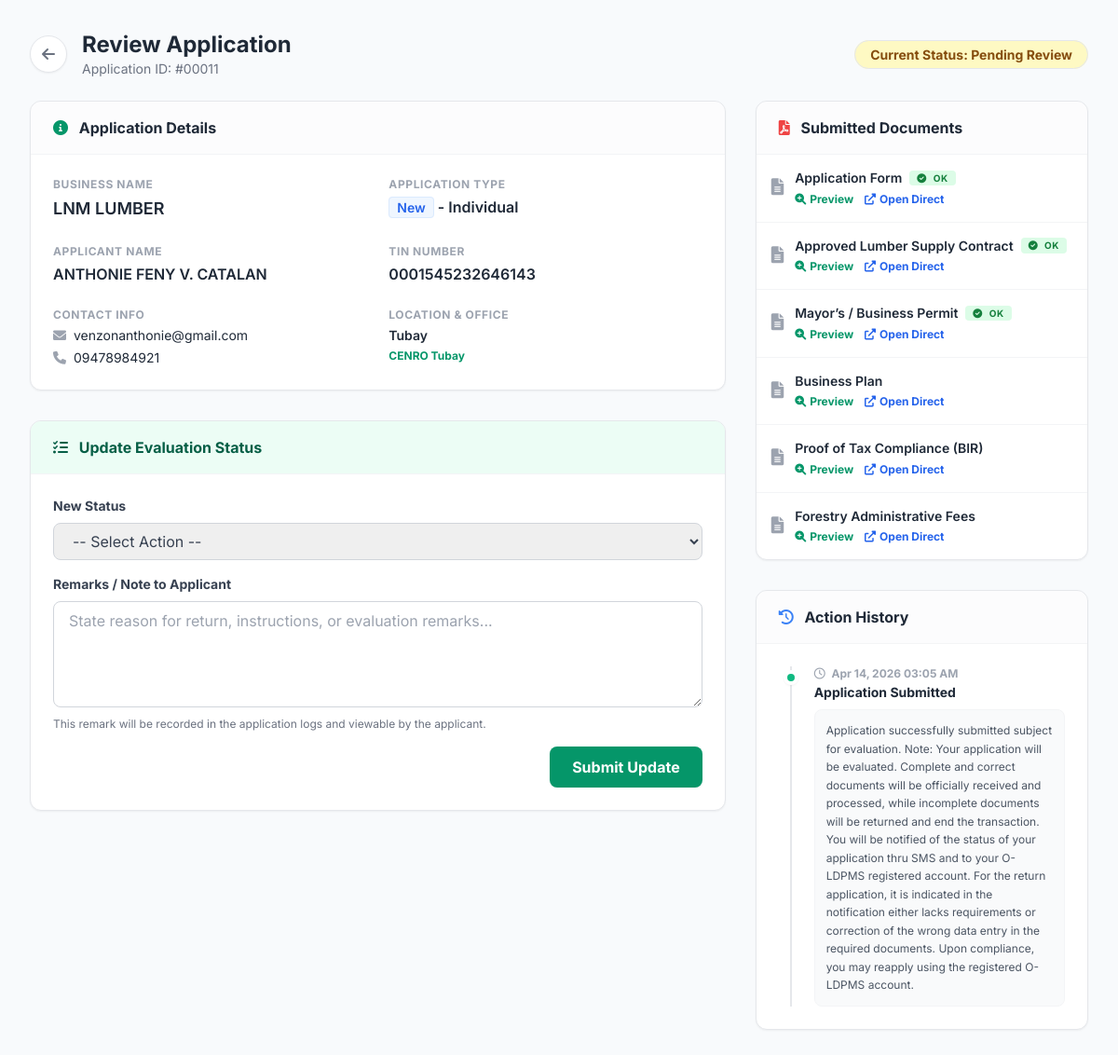
The app's page /view_application.php?id=11 (signed in) with its own data.
### tables this page shows
CREATE TABLE `permit_applications` (
  `app_id` int(11) NOT NULL,
  `client_id` int(11) NOT NULL,
  `app_type` varchar(50) NOT NULL,
  `applicant_type` varchar(50) NOT NULL,
  `business_name` varchar(255) NOT NULL,
  `tin_number` varchar(50) NOT NULL,
  `reference_number` varchar(100) DEFAULT NULL,
  `province_id` varchar(20) DEFAULT NULL,
  `muncity_id` varchar(20) DEFAULT NULL,
  `brgy_id` varchar(20) DEFAULT NULL,
  `zip_code` varchar(20) DEFAULT NULL,
  `street_address` text DEFAULT NULL,
  `status` varchar(50) DEFAULT 'Pending Review',
  `date_submitted` datetime DEFAULT current_timestamp()
);

CREATE TABLE `user_client` (
  `client_id` int(11) NOT NULL,
  `firstname` varchar(50) NOT NULL,
  `mid_name` varchar(50) NOT NULL,
  `lastname` varchar(50) NOT NULL,
  `email` varchar(100) NOT NULL,
  `profile_picture` varchar(255) DEFAULT NULL,
  `verification_token` varchar(255) DEFAULT NULL,
  `password` text NOT NULL,
  `mobilenum` text NOT NULL,
  `comp_id_upload` longtext NOT NULL,
  `govt_id_upload` longtext NOT NULL,
  `auth_letter` longtext NOT NULL,
  `password_unhashed` text NOT NULL,
  `Status` int(11) NOT NULL,
  `province` text NOT NULL,
  `citymun` text NOT NULL,
  `brgy` text NOT NULL,
  `zips` text NOT NULL
);

CREATE TABLE `muncity` (
  `muncity_id` int(11) NOT NULL,
  `muncity_name` varchar(50) NOT NULL,
  `prov_code` varchar(4) NOT NULL,
  `mun_code` varchar(6) NOT NULL,
  `zip_code` varchar(4) NOT NULL,
  `office_id` int(20) NOT NULL,
  `office_cover` varchar(50) NOT NULL
);

CREATE TABLE `permit_requirements_files` (
  `file_id` int(11) NOT NULL,
  `app_id` int(11) NOT NULL,
  `requirement_id` int(11) NOT NULL,
  `file_path` text NOT NULL,
  `status` varchar(50) DEFAULT 'Pending'
);

CREATE TABLE `requirements` (
  `id` int(11) NOT NULL,
  `requirement_name` varchar(255) NOT NULL,
  `download_link` varchar(255) DEFAULT NULL,
  `new_app_status` varchar(100) NOT NULL,
  `renewal_app_status` varchar(100) NOT NULL,
  `sequence` int(11) DEFAULT 0
);

CREATE TABLE `application_logs` (
  `log_id` int(11) NOT NULL,
  `app_id` int(11) NOT NULL,
  `action` varchar(255) NOT NULL,
  `remarks` text DEFAULT NULL,
  `created_at` timestamp NOT NULL DEFAULT current_timestamp()
);

### view_application.php (the view, shortened to what this page needs)
<?php
require 'db.php';
$app_id = intval($_GET['id']);
$protocol = isset($_SERVER['HTTPS']) && $_SERVER['HTTPS'] === 'on' ? "https" : "http";
$base_url = $protocol . "://" . $_SERVER['HTTP_HOST'] . rtrim(dirname($_SERVER['REQUEST_URI']), '/\\') . "/";
$query_app = "SELECT pa.*, uc.firstname, uc.mid_name, uc.lastname, uc.email, uc.mobilenum,
              m.muncity_name, m.office_cover
              FROM permit_applications pa
              LEFT JOIN user_client uc ON pa.client_id = uc.client_id
              LEFT JOIN muncity m ON pa.muncity_id = m.mun_code
              WHERE pa.app_id = :app_id";
$stmt_app = $pdo->prepare($query_app);
$stmt_app->execute([':app_id' => $app_id]);
$app = $stmt_app->fetch(PDO::FETCH_ASSOC);
$query_reqs = "SELECT prf.*, r.requirement_name
               FROM permit_requirements_files prf
               JOIN requirements r ON prf.requirement_id = r.id
               WHERE prf.app_id = :app_id";
$stmt_reqs = $pdo->prepare($query_reqs);
$stmt_reqs->execute([':app_id' => $app_id]);
$requirements = $stmt_reqs->fetchAll(PDO::FETCH_ASSOC);
$query_logs = "SELECT * FROM application_logs WHERE app_id = :app_id ORDER BY created_at DESC";
$stmt_logs = $pdo->prepare($query_logs);
$stmt_logs->execute([':app_id' => $app_id]);
$logs = $stmt_logs->fetchAll(PDO::FETCH_ASSOC);
$statusClass = 'bg-yellow-100 text-yellow-800';
?>
<!DOCTYPE html>
<html lang="en">
<head>
    <script src="https://cdn.tailwindcss.com"></script>
    <link href="https://cdnjs.cloudflare.com/ajax/libs/font-awesome/6.0.0/css/all.min.css" rel="stylesheet">
</head>
<body class="bg-slate-50 p-8">
    <div class="max-w-7xl mx-auto">
        <div class="mb-6 flex items-center justify-between">
            <div class="flex items-center gap-4">
                <a href="applications.php" class="h-10 w-10 bg-white rounded-full flex items-center justify-center text-gray-500 hover:text-emerald-600 hover:bg-emerald-50 border border-gray-200 transition shadow-sm">
                    <i class="fas fa-arrow-left"></i>
                </a>
                <div>
                    <h1 class="text-2xl font-bold text-gray-800">Review Application</h1>
                    <p class="text-sm text-gray-500">Application ID: #<?php echo str_pad($app['app_id'], 5, '0', STR_PAD_LEFT); ?></p>
                </div>
            </div>
            <div>
                <span class="px-4 py-1.5 rounded-full text-sm font-bold border <?php echo $statusClass; ?>">
                    Current Status: <?php echo htmlspecialchars($app['status']); ?>
                </span>
            </div>
        </div>
        <div class="grid grid-cols-1 lg:grid-cols-3 gap-8">
            <div class="lg:col-span-2 space-y-8">
                <div class="bg-white rounded-xl shadow-sm border border-gray-200 overflow-hidden">
                    <div class="px-6 py-4 border-b border-gray-100 bg-gray-50/50">
                        <h3 class="font-bold text-gray-800"><i class="fas fa-info-circle text-emerald-600 mr-2"></i> Application Details</h3>
                    </div>
                    <div class="p-6 grid grid-cols-1 md:grid-cols-2 gap-6">
                        <div>
                            <p class="text-xs text-gray-400 font-bold uppercase tracking-wider mb-1">Business Name</p>
                            <p class="text-gray-800 font-semibold text-lg"><?php echo htmlspecialchars($app['business_name']); ?></p>
                        </div>
                        <div>
                            <p class="text-xs text-gray-400 font-bold uppercase tracking-wider mb-1">Application Type</p>
                            <p class="text-gray-800 font-semibold"><span class="bg-blue-50 text-blue-600 px-2 py-0.5 rounded text-sm border border-blue-100"><?php echo htmlspecialchars($app['app_type']); ?></span> - <?php echo htmlspecialchars($app['applicant_type']); ?></p>
                        </div>
                        <div>
                            <p class="text-xs text-gray-400 font-bold uppercase tracking-wider mb-1">Applicant Name</p>
                            <p class="text-gray-800 font-semibold"><?php echo htmlspecialchars($app['firstname'] . ' ' . $app['mid_name'] . ' ' . $app['lastname']); ?></p>
                        </div>
                        <div>
                            <p class="text-xs text-gray-400 font-bold uppercase tracking-wider mb-1">TIN Number</p>
                            <p class="text-gray-800 font-semibold"><?php echo htmlspecialchars($app['tin_number'] ?? 'N/A'); ?></p>
                        </div>
                        <div>
                            <p class="text-xs text-gray-400 font-bold uppercase tracking-wider mb-1">Contact Info</p>
                            <p class="text-gray-800 text-sm"><i class="fas fa-envelope text-gray-400 mr-1"></i> <?php echo htmlspecialchars($app['email']); ?></p>
                            <p class="text-gray-800 text-sm mt-1"><i class="fas fa-phone text-gray-400 mr-1"></i> <?php echo htmlspecialchars($app['mobilenum']); ?></p>
                        </div>
                        <div>
                            <p class="text-xs text-gray-400 font-bold uppercase tracking-wider mb-1">Location & Office</p>
                            <p class="text-gray-800 text-sm font-semibold"><?php echo htmlspecialchars($app['muncity_name'] ?? 'N/A'); ?></p>
                            <p class="text-emerald-600 text-xs font-bold mt-1"><?php echo htmlspecialchars($app['office_cover'] ?? 'N/A'); ?></p>
                        </div>
                    </div>
                </div>
                <div class="bg-white rounded-xl shadow-sm border border-gray-200 overflow-hidden">
                    <div class="px-6 py-4 border-b border-gray-100 bg-emerald-50 text-emerald-800">
                        <h3 class="font-bold"><i class="fas fa-tasks mr-2"></i> Update Evaluation Status</h3>
                    </div>
                    <form method="POST" action="" class="p-6">
                        <div class="mb-4">
                            <label class="block text-sm font-bold text-gray-700 mb-2">New Status</label>
                            <select name="status" required class="w-full border border-gray-300 rounded-lg px-4 py-2 focus:ring-emerald-500 focus:border-emerald-500 text-gray-700">
                                <option value="" disabled selected>-- Select Action --</option>
                            </select>
                        </div>
                        <div class="mb-4">
                            <label class="block text-sm font-bold text-gray-700 mb-2">Remarks / Note to Applicant</label>
                            <textarea name="remarks" rows="4" required class="w-full border border-gray-300 rounded-lg px-4 py-2 focus:ring-emerald-500 focus:border-emerald-500" placeholder="State reason for return, instructions, or evaluation remarks..."></textarea>
                            <p class="text-xs text-gray-500 mt-1">This remark will be recorded in the application logs and viewable by the applicant.</p>
                        </div>
                        <div class="flex justify-end">
                            <button type="submit" name="update_application" class="bg-emerald-600 hover:bg-emerald-700 text-white font-bold py-2.5 px-6 rounded-lg transition shadow-sm">
                                Submit Update
                            </button>
                        </div>
                    </form>
                </div>
            </div>
            <div class="space-y-8">
                <div class="bg-white rounded-xl shadow-sm border border-gray-200 overflow-hidden">
                    <div class="px-6 py-4 border-b border-gray-100 bg-gray-50/50">
                        <h3 class="font-bold text-gray-800"><i class="fas fa-file-pdf text-red-500 mr-2"></i> Submitted Documents</h3>
                    </div>
                    <div class="p-0">
                        <?php if(count($requirements) > 0): ?>
                            <ul class="divide-y divide-gray-100">
                                <?php foreach($requirements as $index => $req): ?>
                                    <li class="p-4 hover:bg-gray-50 flex items-start gap-3 transition">
                                        <i class="fas fa-file-alt text-gray-400 mt-1 text-lg"></i>
                                        <div class="flex-1">
                                            <p id="doc-title-<?php echo $index; ?>" class="text-sm font-semibold text-gray-800 mb-1 leading-tight flex items-center flex-wrap gap-2">
                                                <?php echo htmlspecialchars($req['requirement_name']); ?>
                                                <?php if(isset($req['status']) && $req['status'] === 'OK'): ?>
                                                    <span class="px-2 py-0.5 bg-green-100 text-green-700 text-[10px] uppercase tracking-wider font-bold rounded ok-badge">
                                                        <i class="fas fa-check-circle mr-1"></i> OK
                                                    </span>
                                                <?php endif; ?>
                                            </p>
                                            <div class="mt-1.5 flex items-center gap-3">
                                                <button type="button" onclick="openDocumentModal(<?php echo $index; ?>)" class="inline-flex items-center text-xs font-bold text-emerald-600 hover:text-emerald-800 transition">
                                                    <i class="fas fa-search-plus mr-1"></i> Preview
                                                </button>
                                                <a href="<?php echo $base_url . htmlspecialchars($req['file_path']); ?>" target="_blank" class="inline-flex items-center text-xs font-bold text-blue-600 hover:text-blue-800 transition">
                                                    <i class="fas fa-external-link-alt mr-1"></i> Open Direct
                                                </a>
                                            </div>
                                        </div>
                                    </li>
                                <?php endforeach; ?>
                            </ul>
                        <?php else: ?>
                            <div class="p-6 text-center text-gray-500 text-sm">
                                No requirements uploaded.
                            </div>
                        <?php endif; ?>
                    </div>
                </div>
                <div class="bg-white rounded-xl shadow-sm border border-gray-200 overflow-hidden">
                    <div class="px-6 py-4 border-b border-gray-100 bg-gray-50/50">
                        <h3 class="font-bold text-gray-800"><i class="fas fa-history text-blue-500 mr-2"></i> Action History</h3>
                    </div>
                    <div class="p-6">
                        <?php if(count($logs) > 0): ?>
                            <div class="relative border-l-2 border-gray-200 ml-3 space-y-6">
                                <?php foreach($logs as $log): ?>
                                    <div class="relative pl-6">
                                        <div class="absolute -left-[9px] top-1 h-4 w-4 rounded-full bg-emerald-500 border-4 border-white shadow-sm"></div>
                                        <div>
                                            <p class="text-xs font-bold text-gray-400 mb-0.5">
                                                <i class="far fa-clock mr-1"></i> <?php echo date('M d, Y h:i A', strtotime($log['created_at'])); ?>
                                            </p>
                                            <p class="text-sm font-bold text-gray-800"><?php echo htmlspecialchars($log['action']); ?></p>
                                            <?php if(!empty($log['remarks'])): ?>
                                                <div class="mt-2 text-xs text-gray-600 bg-gray-50 border border-gray-100 p-3 rounded-lg leading-relaxed">
                                                    <?php echo nl2br(htmlspecialchars($log['remarks'])); ?>
                                                </div>
                                            <?php endif; ?>
                                        </div>
                                    </div>
                                <?php endforeach; ?>
                            </div>
                        <?php else: ?>
                            <p class="text-sm text-gray-500 text-center">No logs available for this application.</p>
                        <?php endif; ?>
                    </div>
                </div>
            </div>
        </div>
    </div>
</body>
</html>

### view_application.php (style rules this page uses)
body { font-family: 'Inter', sans-serif; }

### records on screen
permit_applications: app_id "00011", status "Pending Review", business_name "LNM LUMBER", app_type "New", applicant_type "Individual", client.lastname "ANTHONIE FENY V. CATALAN", tin_number "0001545232646143", client.email "venzonanthonie@gmail.com", client.mobilenum "09478984921", muncity.muncity_name "Tubay", muncity.office_cover "CENRO Tubay"
permit_requirements_files: requirement.requirement_name "Application Form", status "OK" (drawn)
permit_requirements_files: requirement.requirement_name "Approved Lumber Supply Contract", status "OK" (drawn)
permit_requirements_files: requirement.requirement_name "Mayor’s / Business Permit", status "OK" (drawn)
permit_requirements_files: requirement.requirement_name "Business Plan"
permit_requirements_files: requirement.requirement_name "Proof of Tax Compliance (BIR)"
permit_requirements_files: requirement.requirement_name "Forestry Administrative Fees"
application_logs: created_at "Apr 14, 2026 03:05 AM", action "Application Submitted", remarks "Application successfully submitted subject for evaluation. Note: Your application will be evaluated. Complete and correct documents will be officially received and processed, while incomplete documents will be returned and end the transaction. You will be notified of the status of your application thru SMS and to your O-LDPMS registered account. For the return application, it is indicated in the notification either lacks requirements or correction of the wrong data entry in the required documents. Upon compliance, you may reapply using the registered O-LDPMS account."
